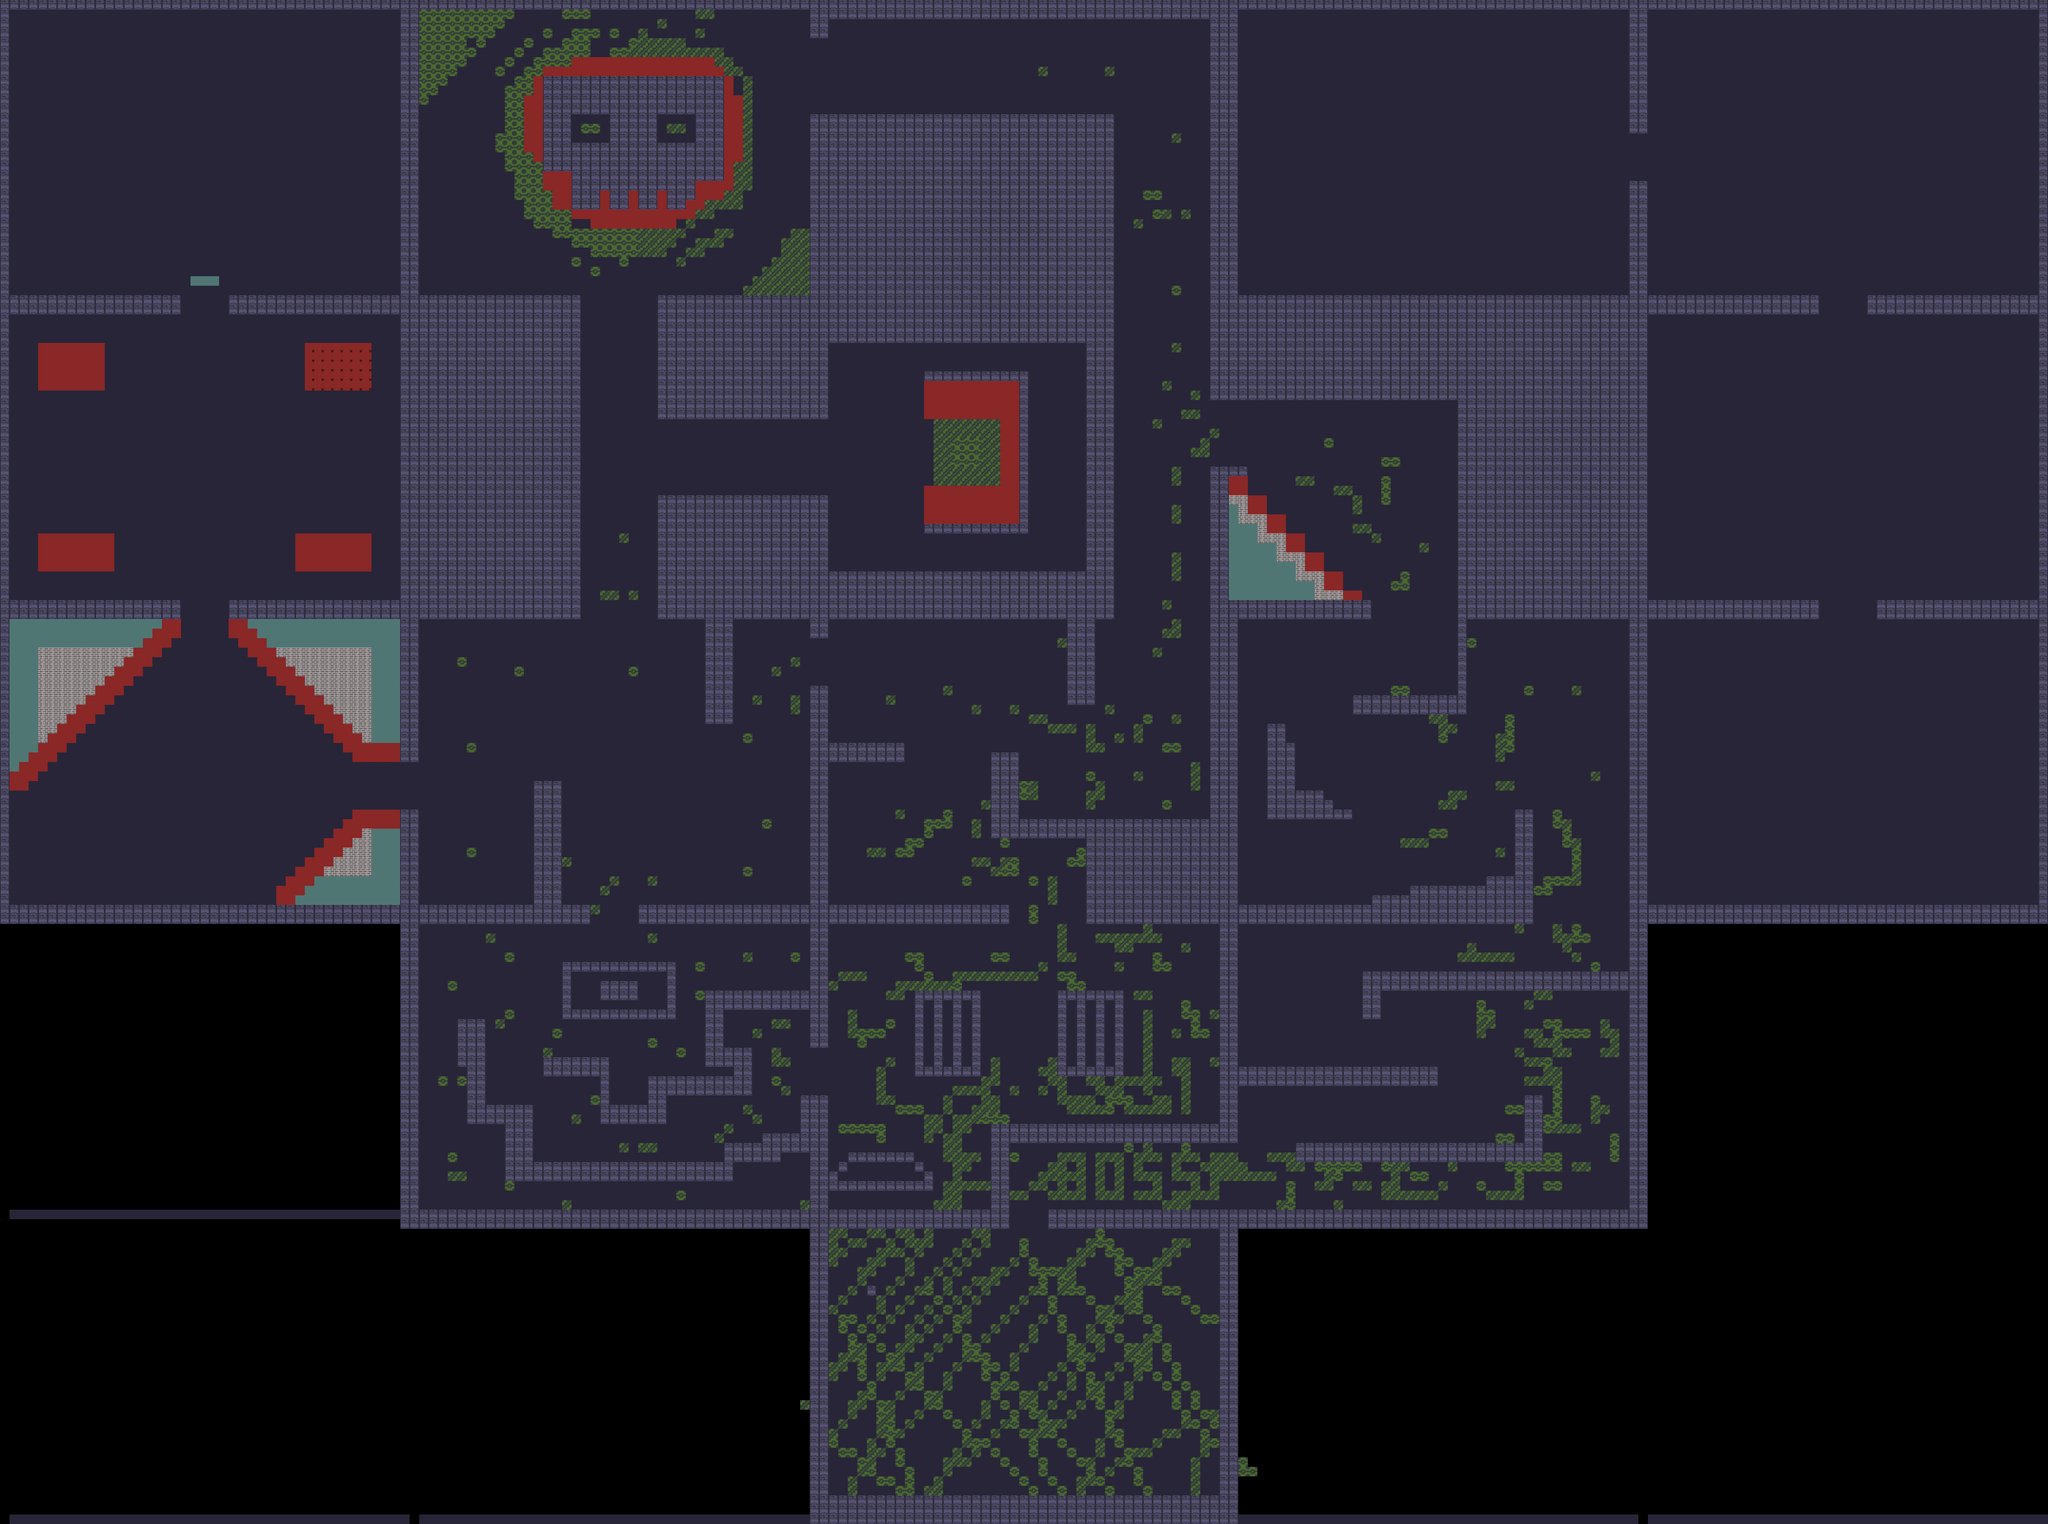

A level layout from a 2D game, rendered from its tile map. Below: a short description, then the map file with tile-grid data replaced by summaries:
An orthogonal 215x160 tile map with 32x32 px tiles, 5 tile layers (Background, Floor, Boarder, Traps, ...), 10 tilesets and 25 objects.

<map version="1.0" tiledversion="1.1.6" orientation="orthogonal" renderorder="right-down" width="215" height="160" tilewidth="32" tileheight="32" infinite="0" nextobjectid="79">
 <tileset firstgid="1" name="map_holder" tilewidth="1376" tileheight="1024" tilecount="1" columns="1">
  <image source="map_holder.png" width="1376" height="1024" />
 </tileset>
 <tileset firstgid="2" name="tile_2" tilewidth="32" tileheight="32" tilecount="1" columns="1">
  <image source="tile_2.png" width="32" height="32" />
 </tileset>
 <tileset firstgid="3" name="tile_3" tilewidth="32" tileheight="32" tilecount="1" columns="1">
  <image source="tile_3.png" width="32" height="32" />
 </tileset>
 <tileset firstgid="4" name="grass" tilewidth="32" tileheight="32" tilecount="2" columns="2">
  <image source="grass.png" width="64" height="32" />
 </tileset>
 <tileset firstgid="6" name="floor_blue" tilewidth="32" tileheight="32" tilecount="1" columns="1">
  <image source="floor_blue.png" width="32" height="32" />
 </tileset>
 <tileset firstgid="7" name="blood" tilewidth="32" tileheight="32" tilecount="4" columns="2">
  <image source="blood.png" width="64" height="64" />
 </tileset>
 <tileset firstgid="11" name="wolfspwan" tilewidth="32" tileheight="32" tilecount="1" columns="1">
  <image source="wolfspwan.png" width="32" height="32" />
 </tileset>
 <tileset firstgid="12" name="skel" tilewidth="32" tileheight="32" tilecount="1" columns="1">
  <image source="skel.png" width="32" height="32" />
 </tileset>
 <tileset firstgid="13" name="wall_small" tilewidth="32" tileheight="32" tilecount="1" columns="1">
  <image source="wall_small.png" width="32" height="32" />
 </tileset>
 <tileset firstgid="14" source="lava.tsx" />
 <layer name="Background" width="215" height="160">
  <data>[34400 cells, 34400 non-empty, 2 distinct tile ids]</data>
 </layer>
 <layer name="Floor" width="215" height="160">
  <data>[34400 cells, 24430 non-empty, 6 distinct tile ids]</data>
 </layer>
 <layer name="Boarder" width="215" height="160">
  <data>[34400 cells, 6649 non-empty, 1 distinct tile ids]</data>
 </layer>
 <layer name="Traps" width="215" height="160">
  <data>[34400 cells, 492 non-empty, 6 distinct tile ids]</data>
 </layer>
 <layer name="Lava" width="215" height="160">
  <data>[34400 cells, 35 non-empty, 1 distinct tile ids]</data>
 </layer>
 <objectgroup name="wolfEnemy">
  <object id="10" gid="11" x="676.758" y="1951.58" width="32" height="32" />
  <object id="12" gid="11" x="295.419" y="2836.07" width="32" height="32" />
  <object id="13" gid="11" x="797.149" y="2866.35" width="32" height="32" />
  <object id="49" gid="11" x="3320.36" y="249.333" width="32" height="32" />
  <object id="50" gid="11" x="2944.61" y="3331.15" width="32" height="32" />
  <object id="53" gid="11" x="3908" y="804" width="32" height="32" />
  <object id="56" gid="11" x="3444.61" y="3482.67" width="32" height="32" />
  <object id="58" gid="11" x="3053.7" y="2785.7" width="32" height="32" />
  <object id="68" gid="11" x="5256" y="2632" width="32" height="32" />
  <object id="69" gid="11" x="4384" y="2968" width="32" height="32" />
  <object id="74" gid="11" x="4344" y="3488" width="32" height="32" />
  <object id="76" gid="11" x="5116" y="3520" width="32" height="32" />
  <object id="77" gid="11" x="5256" y="2436" width="32" height="32" />
 </objectgroup>
 <objectgroup name="skeletonEnemy">
  <object id="36" gid="12" x="2056" y="2872" width="32" height="32" />
  <object id="39" gid="12" x="3456" y="3236" width="32" height="32" />
  <object id="40" gid="12" x="2820" y="1528" width="32" height="32" />
  <object id="42" gid="12" x="1914.3" y="2231.15" width="32" height="32" />
  <object id="43" gid="12" x="2065.82" y="2546.3" width="32" height="32" />
  <object id="48" gid="12" x="4529.45" y="1458.42" width="32" height="32" />
  <object id="57" gid="12" x="3493.09" y="2497.82" width="32" height="32" />
  <object id="65" gid="12" x="4612" y="2560" width="32" height="32" />
  <object id="71" gid="12" x="4648" y="4004" width="32" height="32" />
  <object id="72" gid="12" x="4552" y="3780" width="32" height="32" />
  <object id="73" gid="12" x="5084" y="3516" width="32" height="32" />
  <object id="78" gid="12" x="4608" y="2872" width="32" height="32" />
 </objectgroup>
</map>
